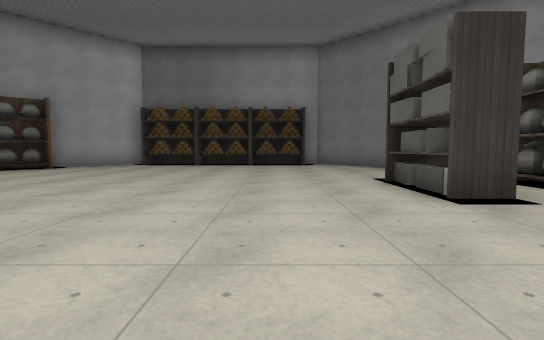
[1] (above)

16 first-person views from a walk through a 3-D level made in the Godot game engine. The camera is 1.2 m above the floor, tilts 4° down and sees 85° across. The floor is counted in squares, 2 m on a side. Each view is taken from the middle of a square. On the plan, view 1 faces up. The plan holds only what a view shows up to about 9 squares ahead; the rest is blank. Characters and animated objects are not drawn. Door leaves are left out where a doorway can be walked through. Some surface patterns are stand-ins.

[2]
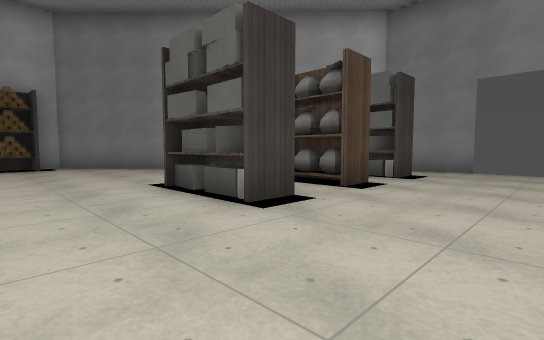

[3]
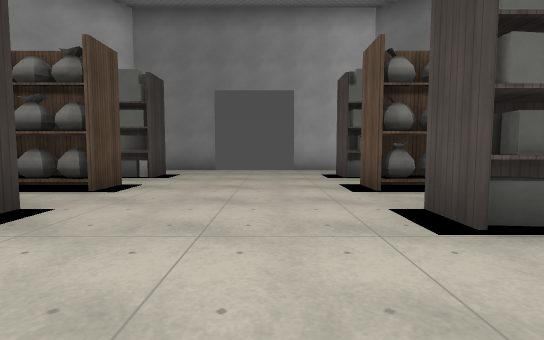

[4]
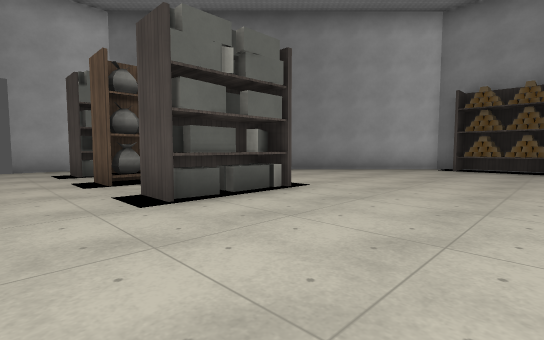

[5]
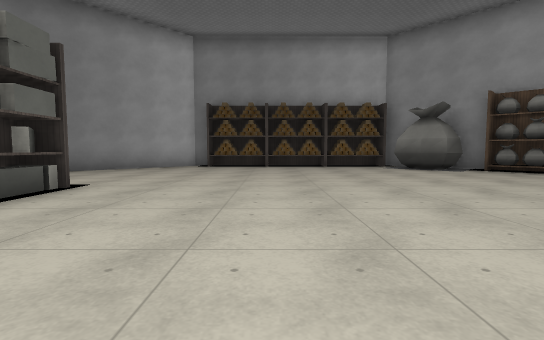

[6]
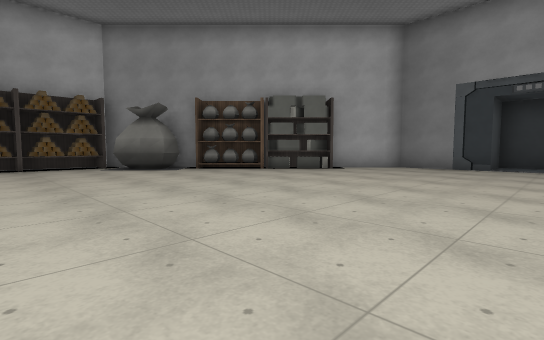

[7]
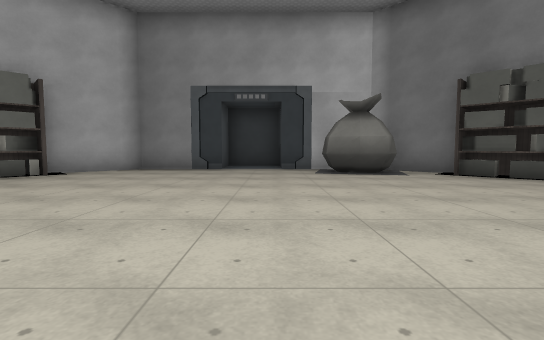

[8]
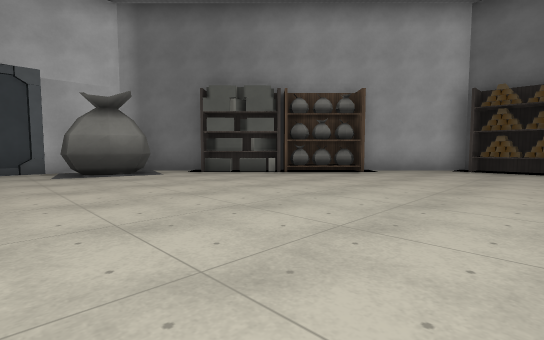

[9]
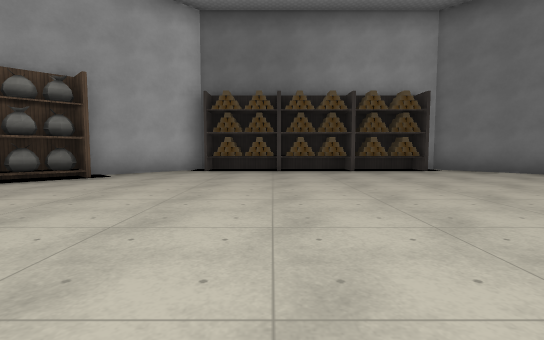

[10]
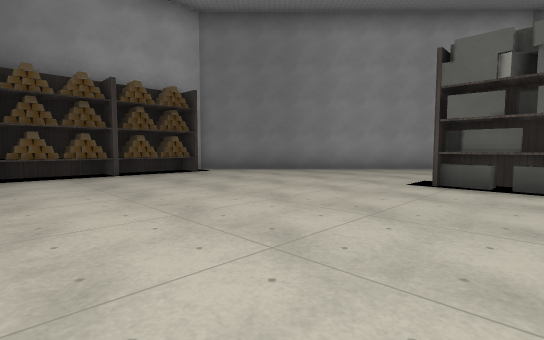

[11]
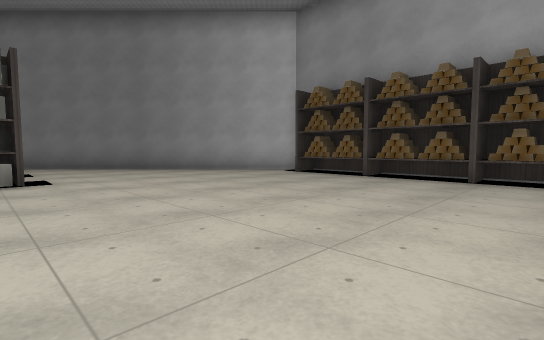

[12]
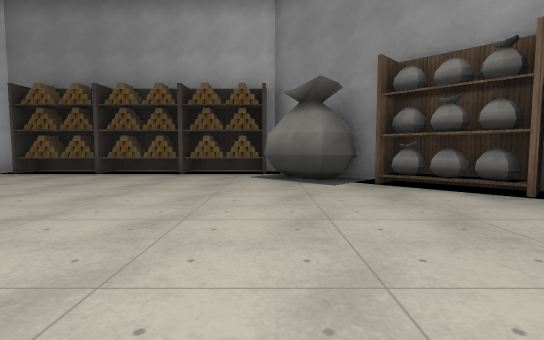

[13]
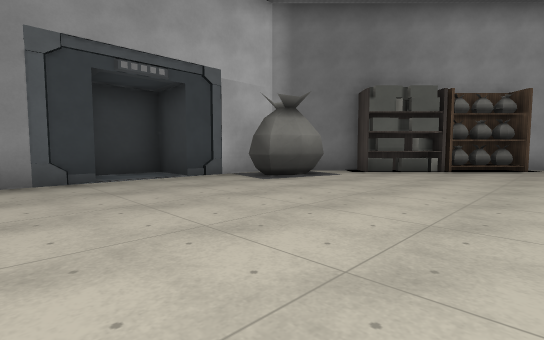

[14]
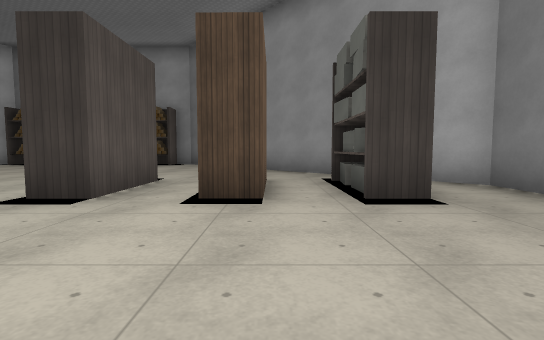

[15]
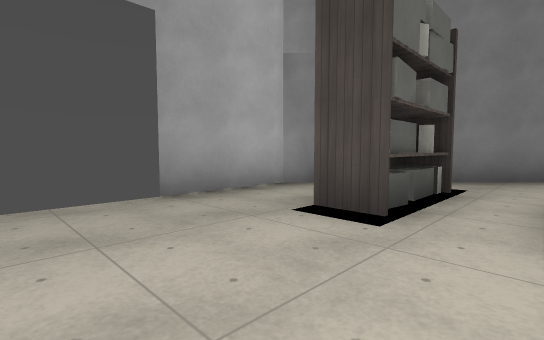

[16]
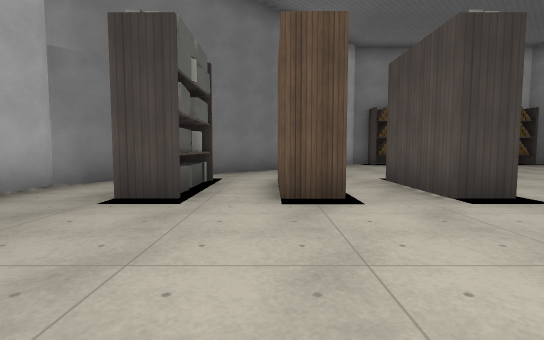

### Floor plan
Points are (right, up) in squares from view 1. A wall is a line through its corners. A room is listed if a view was taken in it or the views show most of it. See-through windows are left out.
Room 1 (views 1, 2, 3, 4, 5, 6, 7, 8, 9, 10, 11, 12, 13, 14, 15, 16)
walls: (2.2, 4.4) (2.2, 5.3); (2.2, -1.5) (2.2, -0.7); (-10.2, 4.2) (-10.4, 3.4) (-11.1, 3.4); (6.2, 4.4) (6.2, 5.2); (-8.6, 7.9) (-8.7, 7.3); (6.2, -1.5) (6.2, -0.8); (-2.9, 11.1) (-4.6, 11.1); (-0.9, 11.1) (-2.3, 11.1); (-10.6, 5.2) (-10.1, 4.8) (-10.2, 4); (-5.8, -6.4) (-5.4, -6.8); (-5.5, -6.7) (-4.8, -7.4); (-10.2, 6.7) (-11.4, 5.4); (1.1, 11.1) (-0.3, 11.1); (-6.5, -6.6) (-5.9, -6.3); (-10.1, -3.4) (-9.3, -3.6); (6.7, 6.8) (1.8, 11.8) (1.3, 11.8); (-11.9, 0.6) (-11.9, -1.9) (-10.2, -3.6); (-7.2, -6.6) (-6.5, -7.3); (-11.9, 4.4) (-11.9, 2.2); (-5, 11.9) (-7.2, 9.7); (-4.8, -8.2) (1, -8.2); (8.6, 2.6) (8.6, 4.9) (8, 5.6); (1.2, -8.8) (1.8, -8.8) (8.6, -1.9) (8.6, 0.4)
low walls: (2.6, 4.7) (2.2, 4.8) (2.3, 5.4); (2.2, -1.3) (2.2, -0.6); (6.2, 4.8) (6.3, 5.5); (6.2, -1.3) (6.3, -0.5); (-5.5, -6.8) (-5, -7.4); (-6.5, -6.6) (-5.8, -6.4)
objects: elevator (-13, 2); shelf (-10, -4) to (-9, -3); shelf (-10, 6) to (-9, 7); shelf (-8, -5); shelf (-7, 9); shelf (-5, 11); shelf (2, -2) to (3, -2); shelf (2, 4) to (3, 4); shelf (5, -2); bag (5, -1); shelf (5, 4); bag (5, 5); shelf (6, -2) to (7, -2); shelf (6, 4) to (7, 4)

Positions as (right, up) in squares from view 1, and headings:
1: (0, 0), facing up
2: (0, 1), facing up-right
3: (0, 1), facing right
4: (-1, 1), facing down-right
5: (-1, 2), facing down
6: (-2, 2), facing down-left
7: (-3, 2), facing left
8: (-3, 2), facing up-left
9: (-3, 3), facing up
10: (-3, 4), facing up-right
11: (-4, -2), facing down-right
12: (-5, -1), facing down
13: (-6, -1), facing up-left
14: (5, 0), facing up
15: (5, 2), facing down-right
16: (5, 3), facing down
